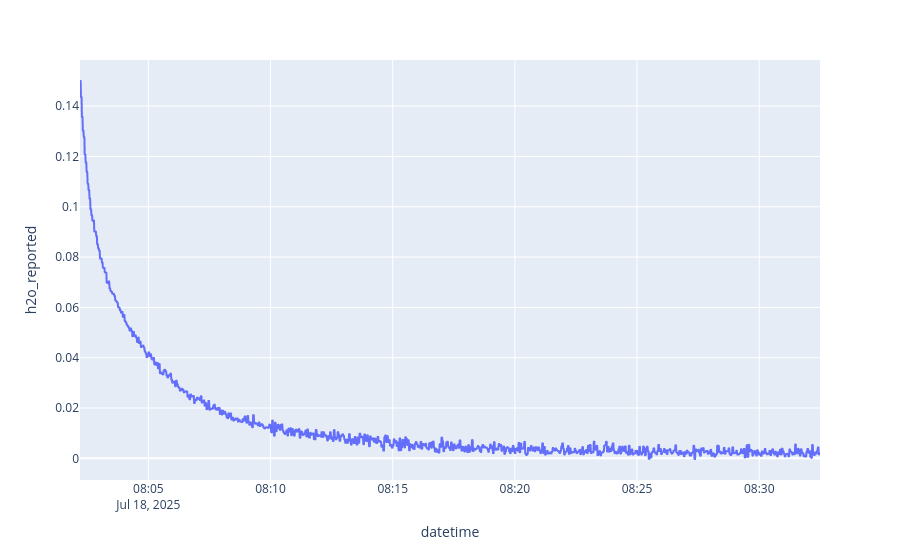
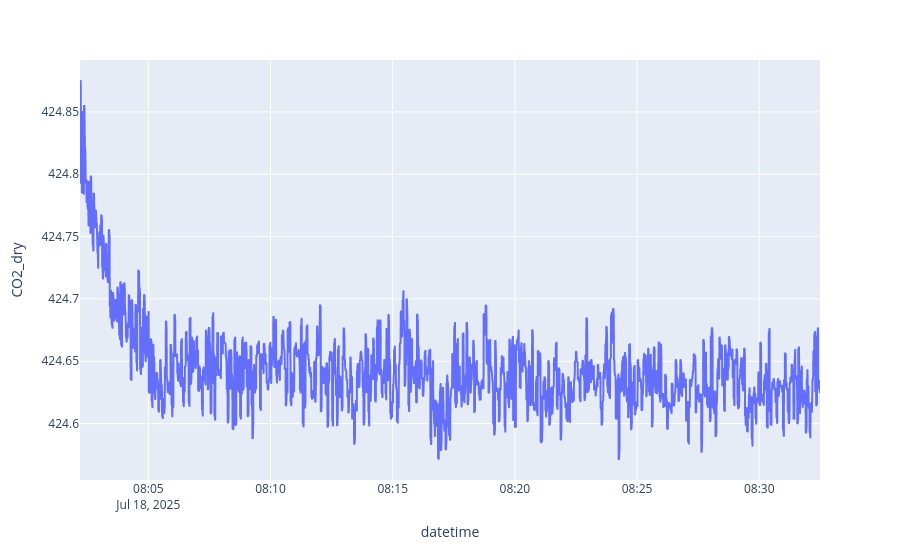
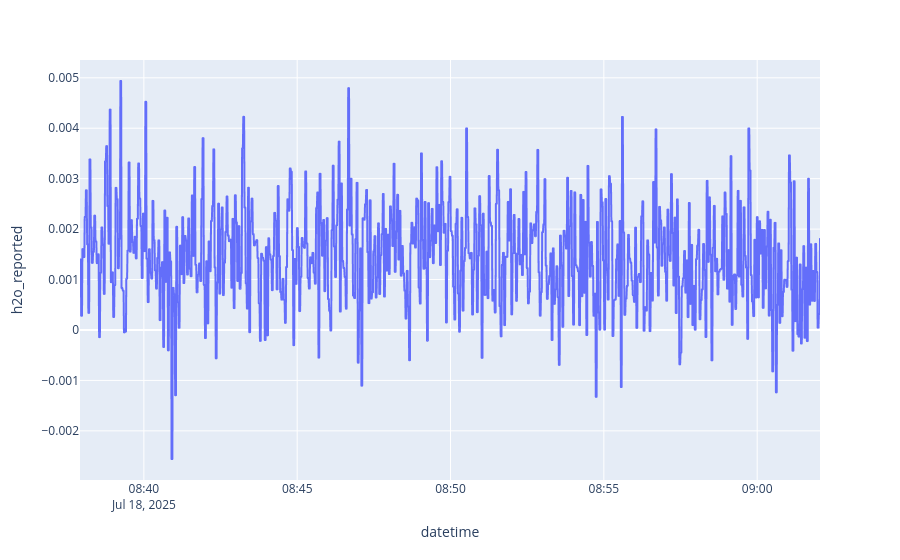
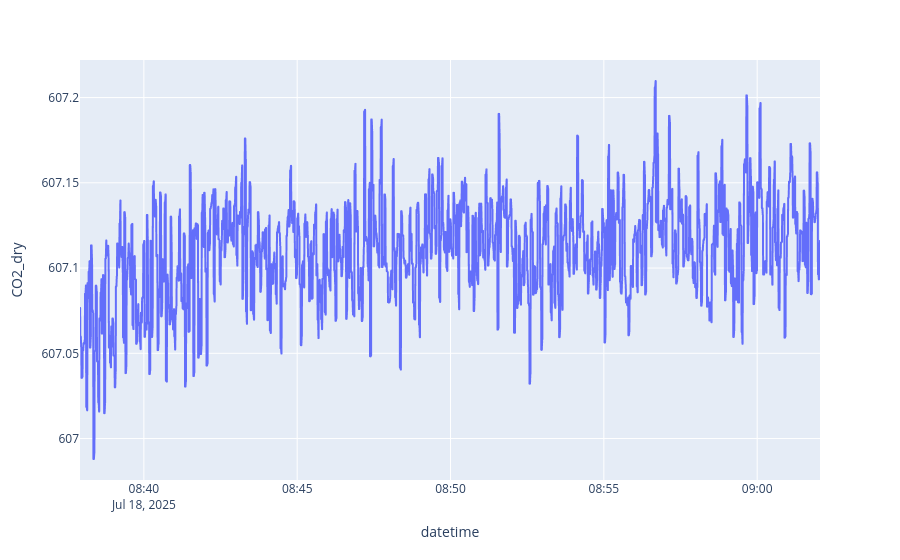

The code cell stored with these charts, in order, in its notebook:
### Code cell
# Plot Tool to tailor calibration times
id = 529
key = "18.07.2025"

low_start_date = calibration_times[str(id)][key]["low_start_date"]
low_end_date = calibration_times[str(id)][key]["low_end_date"]
high_start_date = calibration_times[str(id)][key]["high_start_date"]
high_end_date = calibration_times[str(id)][key]["high_end_date"]

plot_calibration_time(df_p_529, low_start_date, low_end_date, high_start_date, high_end_date)

### Figure 1 — Plotly figure (JSON) as saved in the notebook; plotly's stock layout.template omitted (floating-point values rounded to 4 significant figures; data arrays with more than 128 entries replaced by an {"elided": "..."} marker saying what was removed)
{"data": [{"hovertemplate": "datetime=%{x}<br>h2o_reported=%{y}<extra></extra>", "legendgroup": "", "line": {"color": "#636efa", "dash": "solid"}, "marker": {"symbol": "circle"}, "mode": "lines", "name": "", "showlegend": false, "type": "scattergl", "x": {"elided": "3115 str values"}, "xaxis": "x", "y": {"elided": "3115 float values"}, "yaxis": "y"}], "layout": {"legend": {"tracegroupgap": 0}, "margin": {"t": 60}, "xaxis": {"anchor": "y", "domain": [0, 1], "title": {"text": "datetime"}}, "yaxis": {"anchor": "x", "domain": [0, 1], "title": {"text": "h2o_reported"}}}}

### Figure 2 — Plotly figure (JSON) as saved in the notebook; plotly's stock layout.template omitted (floating-point values rounded to 4 significant figures; data arrays with more than 128 entries replaced by an {"elided": "..."} marker saying what was removed)
{"data": [{"hovertemplate": "datetime=%{x}<br>CO2_dry=%{y}<extra></extra>", "legendgroup": "", "line": {"color": "#636efa", "dash": "solid"}, "marker": {"symbol": "circle"}, "mode": "lines", "name": "", "showlegend": false, "type": "scattergl", "x": {"elided": "3115 str values"}, "xaxis": "x", "y": {"elided": "3115 float values"}, "yaxis": "y"}], "layout": {"legend": {"tracegroupgap": 0}, "margin": {"t": 60}, "xaxis": {"anchor": "y", "domain": [0, 1], "title": {"text": "datetime"}}, "yaxis": {"anchor": "x", "domain": [0, 1], "title": {"text": "CO2_dry"}}}}

### Figure 3 — Plotly figure (JSON) as saved in the notebook; plotly's stock layout.template omitted (floating-point values rounded to 4 significant figures; data arrays with more than 128 entries replaced by an {"elided": "..."} marker saying what was removed)
{"data": [{"hovertemplate": "datetime=%{x}<br>h2o_reported=%{y}<extra></extra>", "legendgroup": "", "line": {"color": "#636efa", "dash": "solid"}, "marker": {"symbol": "circle"}, "mode": "lines", "name": "", "showlegend": false, "type": "scattergl", "x": {"elided": "2485 str values"}, "xaxis": "x", "y": {"elided": "2485 float values"}, "yaxis": "y"}], "layout": {"legend": {"tracegroupgap": 0}, "margin": {"t": 60}, "xaxis": {"anchor": "y", "domain": [0, 1], "title": {"text": "datetime"}}, "yaxis": {"anchor": "x", "domain": [0, 1], "title": {"text": "h2o_reported"}}}}

### Figure 4 — Plotly figure (JSON) as saved in the notebook; plotly's stock layout.template omitted (floating-point values rounded to 4 significant figures; data arrays with more than 128 entries replaced by an {"elided": "..."} marker saying what was removed)
{"data": [{"hovertemplate": "datetime=%{x}<br>CO2_dry=%{y}<extra></extra>", "legendgroup": "", "line": {"color": "#636efa", "dash": "solid"}, "marker": {"symbol": "circle"}, "mode": "lines", "name": "", "showlegend": false, "type": "scattergl", "x": {"elided": "2485 str values"}, "xaxis": "x", "y": {"elided": "2485 float values"}, "yaxis": "y"}], "layout": {"legend": {"tracegroupgap": 0}, "margin": {"t": 60}, "xaxis": {"anchor": "y", "domain": [0, 1], "title": {"text": "datetime"}}, "yaxis": {"anchor": "x", "domain": [0, 1], "title": {"text": "CO2_dry"}}}}
